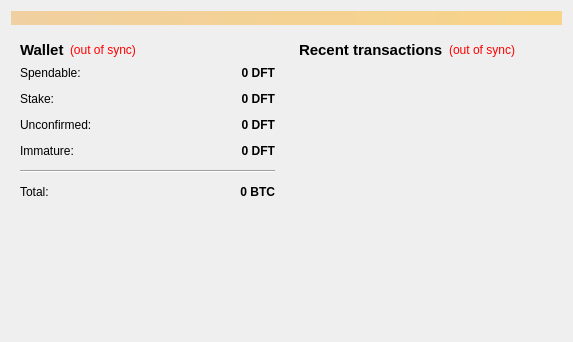
<?xml version="1.0" encoding="UTF-8"?>
<ui version="4.0">
 <class>OverviewPage</class>
 <widget class="QWidget" name="OverviewPage">
  <property name="geometry">
   <rect>
    <x>0</x>
    <y>0</y>
    <width>573</width>
    <height>342</height>
   </rect>
  </property>
  <property name="windowTitle">
   <string>Form</string>
  </property>
  <layout class="QVBoxLayout" name="topLayout">
   <item>
    <widget class="QLabel" name="labelAlerts">
     <property name="visible">
      <bool>false</bool>
     </property>
     <property name="styleSheet">
      <string notr="true">background-color: qlineargradient(x1: 0, y1: 0, x2: 1, y2: 0, stop:0 #F0D0A0, stop:1 #F8D488);  color:#000000
</string>
     </property>
     <property name="wordWrap">
      <bool>true</bool>
     </property>
     <property name="margin">
      <number>3</number>
     </property>
    </widget>
   </item>
   <item>
    <layout class="QHBoxLayout" name="horizontalLayout" stretch="1,1">
     <item>
      <layout class="QVBoxLayout" name="verticalLayout_2">
       <item>
        <widget class="QWidget" name="widget" native="true">
         <layout class="QVBoxLayout" name="verticalLayout_4">
          <item>
           <layout class="QHBoxLayout" name="horizontalLayout_4">
            <item>
             <widget class="QLabel" name="label_5">
              <property name="font">
               <font>
                <pointsize>11</pointsize>
                <weight>75</weight>
                <bold>true</bold>
               </font>
              </property>
              <property name="text">
               <string>Wallet</string>
              </property>
             </widget>
            </item>
            <item>
             <widget class="QLabel" name="labelWalletStatus">
              <property name="toolTip">
               <string>The displayed information may be out of date. Your wallet automatically synchronizes with the DraftCoin network after a connection is established, but this process has not completed yet.</string>
              </property>
              <property name="styleSheet">
               <string notr="true">QLabel { color: red; }</string>
              </property>
              <property name="text">
               <string notr="true">(out of sync)</string>
              </property>
              <property name="alignment">
               <set>Qt::AlignLeading|Qt::AlignLeft|Qt::AlignVCenter</set>
              </property>
             </widget>
            </item>
            <item>
             <spacer name="horizontalSpacer_2">
              <property name="orientation">
               <enum>Qt::Horizontal</enum>
              </property>
              <property name="sizeHint" stdset="0">
               <size>
                <width>40</width>
                <height>20</height>
               </size>
              </property>
             </spacer>
            </item>
           </layout>
          </item>
          <item>
           <layout class="QFormLayout" name="formLayout_2">
            <property name="fieldGrowthPolicy">
             <enum>QFormLayout::AllNonFixedFieldsGrow</enum>
            </property>
            <property name="horizontalSpacing">
             <number>12</number>
            </property>
            <property name="verticalSpacing">
             <number>12</number>
            </property>
            <item row="0" column="0">
             <widget class="QLabel" name="label">
              <property name="text">
               <string>Spendable:</string>
              </property>
             </widget>
            </item>
            <item row="0" column="1">
             <widget class="QLabel" name="labelBalance">
              <property name="font">
               <font>
                <weight>75</weight>
                <bold>true</bold>
               </font>
              </property>
              <property name="cursor">
               <cursorShape>IBeamCursor</cursorShape>
              </property>
              <property name="toolTip">
               <string>Your current spendable balance</string>
              </property>
              <property name="text">
               <string notr="true">0 DFT</string>
              </property>
              <property name="alignment">
               <set>Qt::AlignRight|Qt::AlignTrailing|Qt::AlignVCenter</set>
              </property>
              <property name="textInteractionFlags">
               <set>Qt::LinksAccessibleByMouse|Qt::TextSelectableByKeyboard|Qt::TextSelectableByMouse</set>
              </property>
             </widget>
            </item>
            <item row="1" column="0">
             <widget class="QLabel" name="label_6">
              <property name="text">
               <string>Stake:</string>
              </property>
             </widget>
            </item>
            <item row="1" column="1">
             <widget class="QLabel" name="labelStake">
              <property name="font">
               <font>
                <weight>75</weight>
                <bold>true</bold>
               </font>
              </property>
              <property name="cursor">
               <cursorShape>IBeamCursor</cursorShape>
              </property>
              <property name="toolTip">
               <string>Total of coins that was staked, and do not yet count toward the current balance</string>
              </property>
              <property name="text">
               <string notr="true">0 DFT</string>
              </property>
              <property name="alignment">
               <set>Qt::AlignRight|Qt::AlignTrailing|Qt::AlignVCenter</set>
              </property>
              <property name="textInteractionFlags">
               <set>Qt::LinksAccessibleByMouse|Qt::TextSelectableByKeyboard|Qt::TextSelectableByMouse</set>
              </property>
             </widget>
            </item>
            <item row="2" column="0">
             <widget class="QLabel" name="label_3">
              <property name="text">
               <string>Unconfirmed:</string>
              </property>
             </widget>
            </item>
            <item row="2" column="1">
             <widget class="QLabel" name="labelUnconfirmed">
              <property name="font">
               <font>
                <weight>75</weight>
                <bold>true</bold>
               </font>
              </property>
              <property name="cursor">
               <cursorShape>IBeamCursor</cursorShape>
              </property>
              <property name="toolTip">
               <string>Total of transactions that have yet to be confirmed, and do not yet count toward the current balance</string>
              </property>
              <property name="text">
               <string notr="true">0 DFT</string>
              </property>
              <property name="alignment">
               <set>Qt::AlignRight|Qt::AlignTrailing|Qt::AlignVCenter</set>
              </property>
              <property name="textInteractionFlags">
               <set>Qt::LinksAccessibleByMouse|Qt::TextSelectableByKeyboard|Qt::TextSelectableByMouse</set>
              </property>
             </widget>
            </item>
            <item row="3" column="0">
             <widget class="QLabel" name="labelImmatureText">
              <property name="text">
               <string>Immature:</string>
              </property>
             </widget>
            </item>
            <item row="3" column="1">
             <widget class="QLabel" name="labelImmature">
              <property name="font">
               <font>
                <weight>75</weight>
                <bold>true</bold>
               </font>
              </property>
              <property name="toolTip">
               <string>Mined balance that has not yet matured</string>
              </property>
              <property name="text">
               <string notr="true">0 DFT</string>
              </property>
              <property name="alignment">
               <set>Qt::AlignRight|Qt::AlignTrailing|Qt::AlignVCenter</set>
              </property>
              <property name="textInteractionFlags">
               <set>Qt::LinksAccessibleByMouse|Qt::TextSelectableByKeyboard|Qt::TextSelectableByMouse</set>
              </property>
             </widget>
            </item>
            <item row="4" column="0" colspan="2">
             <widget class="Line" name="line">
              <property name="orientation">
               <enum>Qt::Horizontal</enum>
              </property>
             </widget>
            </item>
            <item row="5" column="0">
             <widget class="QLabel" name="labelTotalText">
              <property name="text">
               <string>Total:</string>
              </property>
             </widget>
            </item>
            <item row="5" column="1">
             <widget class="QLabel" name="labelTotal">
              <property name="font">
               <font>
                <weight>75</weight>
                <bold>true</bold>
               </font>
              </property>
              <property name="cursor">
               <cursorShape>IBeamCursor</cursorShape>
              </property>
              <property name="toolTip">
               <string>Your current total balance</string>
              </property>
              <property name="text">
               <string notr="true">0 BTC</string>
              </property>
              <property name="alignment">
               <set>Qt::AlignRight|Qt::AlignTrailing|Qt::AlignVCenter</set>
              </property>
              <property name="textInteractionFlags">
               <set>Qt::LinksAccessibleByMouse|Qt::TextSelectableByKeyboard|Qt::TextSelectableByMouse</set>
              </property>
             </widget>
            </item>
           </layout>
          </item>
         </layout>
        </widget>
       </item>
       <item>
        <spacer name="verticalSpacer">
         <property name="orientation">
          <enum>Qt::Vertical</enum>
         </property>
         <property name="sizeHint" stdset="0">
          <size>
           <width>20</width>
           <height>40</height>
          </size>
         </property>
        </spacer>
       </item>
      </layout>
     </item>
     <item>
      <layout class="QVBoxLayout" name="verticalLayout_3">
       <item>
        <widget class="QWidget" name="widget_2" native="true">
         <layout class="QVBoxLayout" name="verticalLayout">
          <item>
           <layout class="QHBoxLayout" name="horizontalLayout_2">
            <item>
             <widget class="QLabel" name="label_4">
              <property name="font">
               <font>
                <pointsize>11</pointsize>
                <weight>75</weight>
                <bold>true</bold>
               </font>
              </property>
              <property name="text">
               <string>&lt;b&gt;Recent transactions&lt;/b&gt;</string>
              </property>
             </widget>
            </item>
            <item>
             <widget class="QLabel" name="labelTransactionsStatus">
              <property name="toolTip">
               <string>The displayed information may be out of date. Your wallet automatically synchronizes with the DraftCoin network after a connection is established, but this process has not completed yet.</string>
              </property>
              <property name="styleSheet">
               <string notr="true">QLabel { color: red; }</string>
              </property>
              <property name="text">
               <string notr="true">(out of sync)</string>
              </property>
              <property name="alignment">
               <set>Qt::AlignRight|Qt::AlignTrailing|Qt::AlignVCenter</set>
              </property>
             </widget>
            </item>
            <item>
             <spacer name="horizontalSpacer">
              <property name="orientation">
               <enum>Qt::Horizontal</enum>
              </property>
              <property name="sizeHint" stdset="0">
               <size>
                <width>40</width>
                <height>20</height>
               </size>
              </property>
             </spacer>
            </item>
           </layout>
          </item>
          <item>
           <widget class="QListView" name="listTransactions">
            <property name="styleSheet">
             <string notr="true">QListView { background: transparent; }</string>
            </property>
            <property name="frameShape">
             <enum>QFrame::NoFrame</enum>
            </property>
            <property name="verticalScrollBarPolicy">
             <enum>Qt::ScrollBarAlwaysOff</enum>
            </property>
            <property name="horizontalScrollBarPolicy">
             <enum>Qt::ScrollBarAlwaysOff</enum>
            </property>
            <property name="selectionMode">
             <enum>QAbstractItemView::NoSelection</enum>
            </property>
           </widget>
          </item>
         </layout>
        </widget>
       </item>
      </layout>
     </item>
    </layout>
   </item>
  </layout>
 </widget>
 <resources/>
 <connections/>
</ui>
